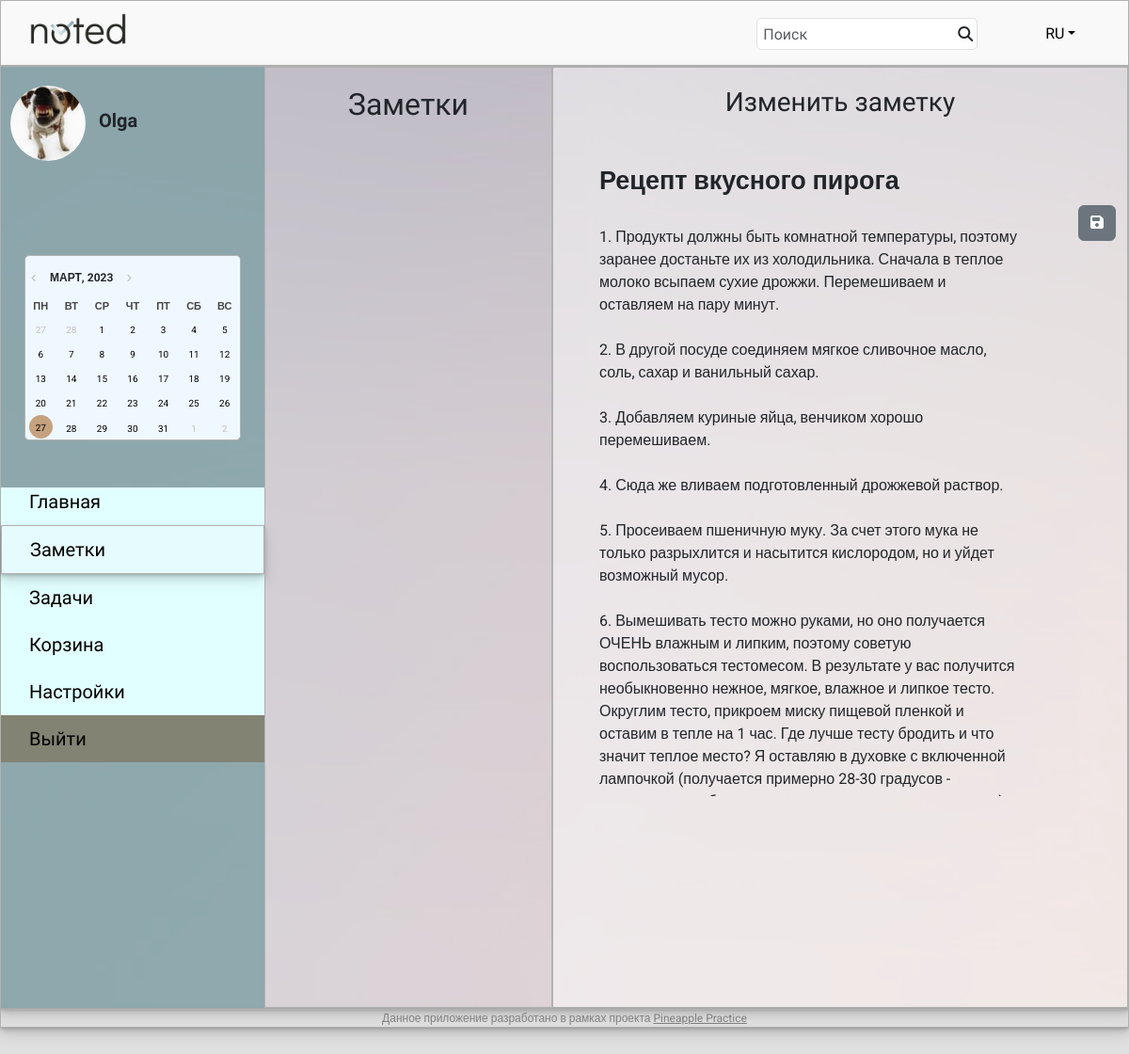
/main/notes/edit/14 (signed in), run on an earlier commit of the app's database.
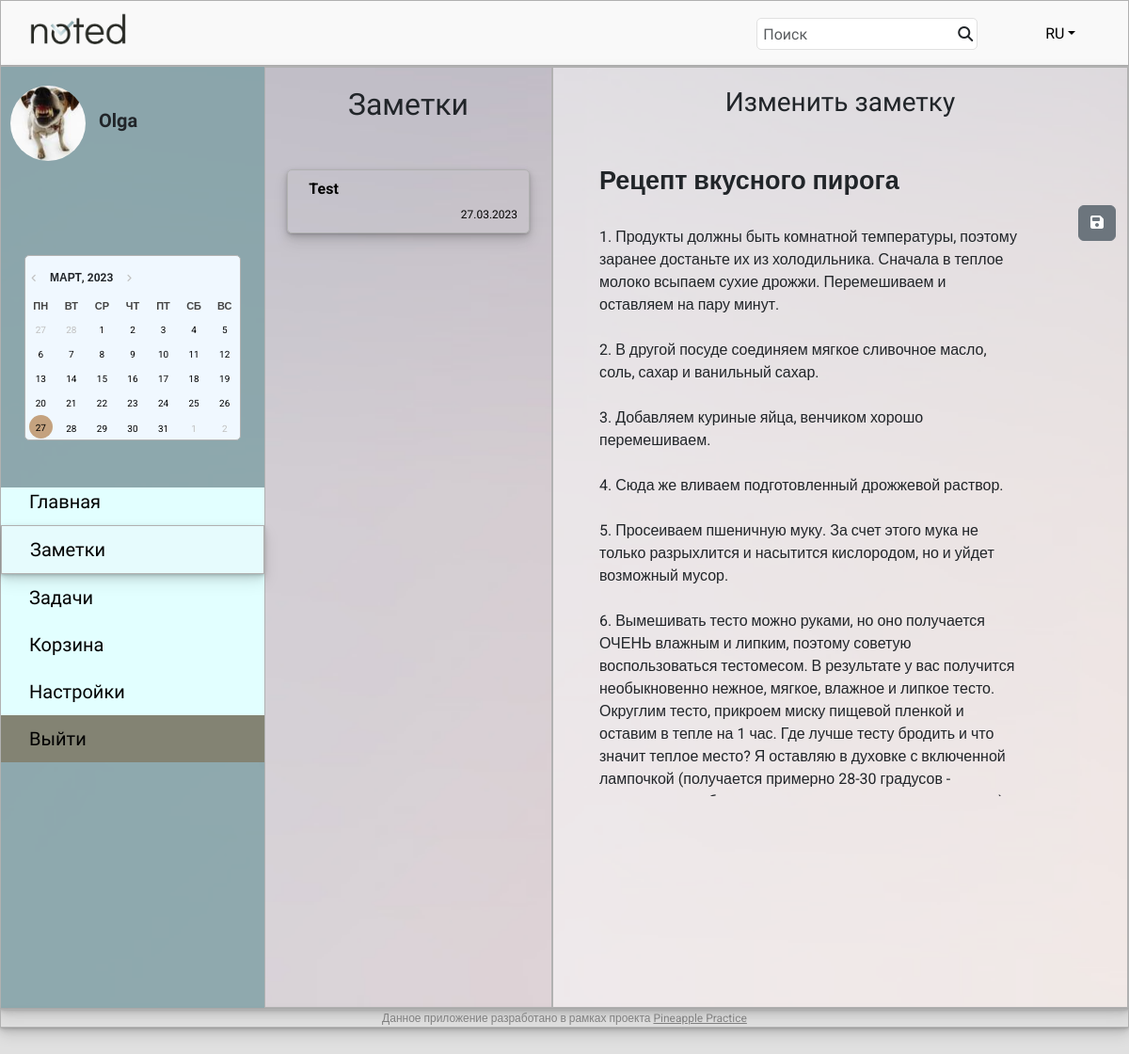
And on a later commit of the database.
### notes/models.py (models this page shows, shortened)
class Note(models.Model):
    note_title = models.CharField(max_length=250)
    note_text = models.TextField()
    note_time = models.DateField()
    note_author = models.ForeignKey(User, on_delete=models.CASCADE)
    note_trash = models.BooleanField(default=False)
    note_file = models.FileField(null=True, blank=True, upload_to='documents')

### notes/views.py (the view)
# urls.py: path('notes/edit/<int:pk>', note_edit, name='note_edit'),
@login_required
def note_edit(request, pk):
    user = request.user
    if request.method == "POST":
        note_title = request.POST['note_title']
        note_text = request.POST['note_text']
        note_time = datetime.date.today()
        Note.objects.filter(id=pk).update(note_title=note_title, note_text=note_text, note_time=note_time)
        return redirect('notes')
    else:
        note = Note.objects.get(id=pk)
        notes = Note.objects.filter(note_author=user, note_trash=False).order_by('-note_time')
        return render(request, 'note_edit.html', context={'notes': notes, 'note': note})

### templates/note_edit.html (shortened to what this page needs)
{% extends "default.html" %}
{% block content %}
    <div class="container-xxl main-main">
        <div class="row">
            <div class="col-auto col-2 sidebar" style="width: 280px;">
                <div class="ava">
                    <img src="{{ request.user.userprofile.avatar.url }}" alt="Avatar" width="80" height="80" class="rounded-circle">
                    <span class="username">{{ request.user }}</span>
                </div>
                <div class="calendar-wrapper">
                    <button id="btnPrev" type="button" style="margin-top: 15px;"></button>
                    <h6 id="headCal"></h6>
                    <button id="btnNext" type="button"></button>
                    <div id="divCal"></div>
                </div>
                <div class="nav-list">
                    <ul style="list-style-type: none;">
                        <li style="padding-top: 0px;"><a href="{% url 'main' %}">Главная</a></li>
                        <li class="current_page"><a href="{% url 'notes' %}">Заметки</a></li>
                        <li><a href="{% url 'tasks' %}">Задачи</a></li>
                        <li><a href="{% url 'trash' %}">Корзина</a></li>
                        <li><a href="{% url 'user_settings' %}">Настройки</a></li>
                        <li style="background: rgba(108, 100, 81, 0.8);"><a href="{% url 'logout' %}">Выйти</a></li>
                    </ul>
                </div>
            </div>
            <div class="col" id="tasks-notes">
                <div class="row">
                    <div class="col-4 tasks">
                        <h2 style="text-align: center; font-family: 'Didact Gothic', sans-serif; margin-top: 20px; margin-bottom: 50px;">Заметки</h2>
                        <div class="col-10 offset-1">
                        {% for note in notes %}
                            <a href="{% url 'note_details' note.id %}">
                                <div class="row note-block">
                                    <div class="col-9">
                                        <h6><b>{{ note.note_title }}</b></h6>
                                    </div>
                                    <div class="col-3 ms-auto note_date2">
                                        {{ note.note_time | date:"j.m.Y" }}
                                    </div>
                                </div>
                            </a>
                        {% endfor %}
                        </div>
                    </div>
                    <div class="col-8 notes" style="background: rgba(255, 255, 255, 0.5);">
                        <h3 style="text-align: center; font-family: 'Didact Gothic', sans-serif; margin-top: 20px; margin-bottom: 20px;">Изменить заметку</h3>
                        <form method="post" action="{% url 'note_edit' note.id %}" class="form-area">
                            <div class="mb-3">
                                <input type="text" class="form-control note-title" name="note_title" value="{{ note.note_title }}">
                                <button type="submit" class="btn btn-secondary" style="float: right;">
                                    <i class="fa-solid fa-floppy-disk"></i>
                                </button>
                            </div>
                            <div>
                                <textarea class="form-control note-text" rows="25" name="note_text">{{ note.note_text }}</textarea>
                            </div>
                        </form>
                    </div>
                </div>
            </div>
        </div>
    </div>
{% endblock content %}

What changed in the data, as far as the page shows it:
added Note: note_title "Test", note_time "27.03.2023"
